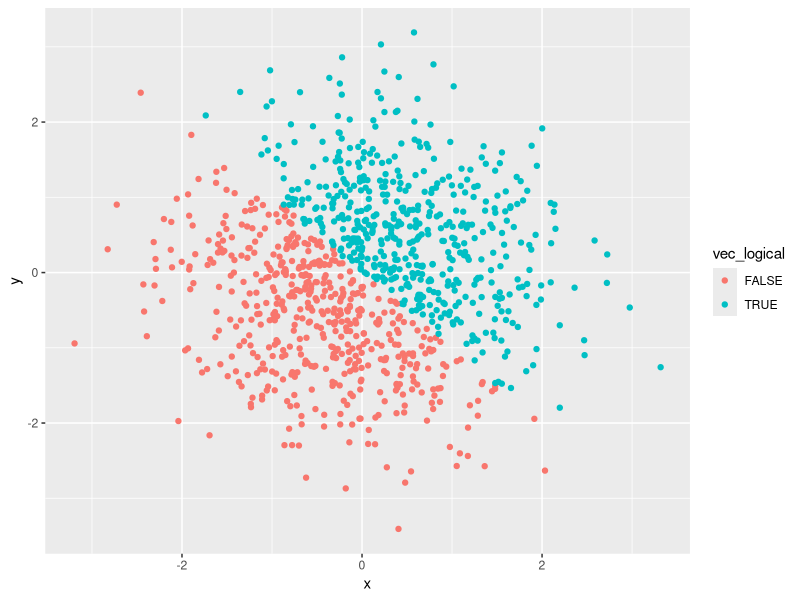
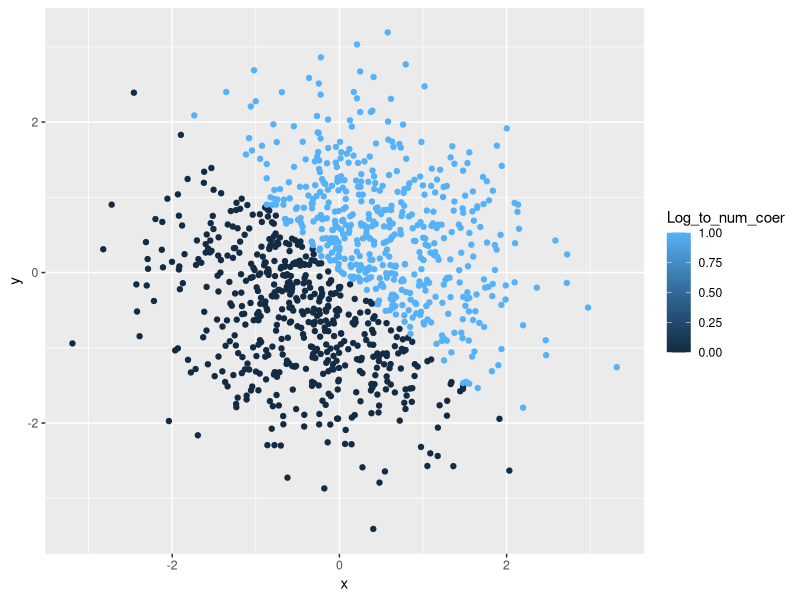
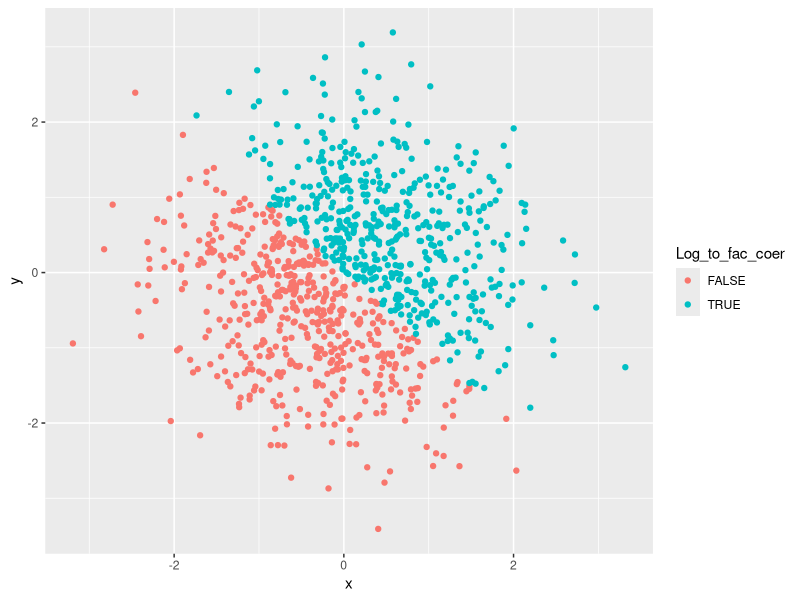

Write R code to recreate these figures, in order.
## ---- chunk 1

##load library to apply functions

library(tidyverse)

##construct the data frame

p1data = tibble(
  vec_numeric = runif(10,min=0,max=5),
  vec_char = c("a", "b", "c", "d","e","f","g","h","i","j"),
  vec_factor = factor(c("male", "male", "female", "female","male", "male", "female", "female","male", "male")),
  vec_logical = as.logical(vec_numeric>2)
)

##examine classes

class(p1data$vec_logical)
## ---- chunk 2

##convert logical, charater and factor vectors to numberical vectors

Log_to_num = as.numeric(p1data$vec_logical)
Char_to_num = as.numeric(p1data$vec_char)
Fac_to_num = as.numeric(p1data$vec_factor)

##examine classes

class(Log_to_num)
class(Char_to_num)
class(Fac_to_num)
## ---- chunk 3

##convert character variable to factor 

Char_to_fac = factor(p1data$vec_char)

##exaime classes

class(Char_to_fac)
## ---- chunk 4

##convert factor variable to character

Fac_to_char = as.character(p1data$vec_factor)

##exaime classes

class(Fac_to_char)

## ---- chunk 5

p2data = tibble(
  x = rnorm(1000,mean=0),
  y = rnorm(1000,mean=0),
  vec_logical = as.logical(x + y >0),
  
  ##not sure about coersing
  
  Log_to_num_coer = as.numeric (vec_logical),
  Log_to_fac_coer = as.factor(vec_logical)
)

##examine classes


## ---- chunk 6
library(ggplot2)

ggplot(p2data,
       aes(y = y, x = x, color = vec_logical)) + geom_point()
ggplot(p2data,
       aes(y = y, x = x, color = Log_to_num_coer)) + geom_point()
ggplot(p2data,
       aes(y = y, x = x, color = Log_to_fac_coer)) + geom_point()
